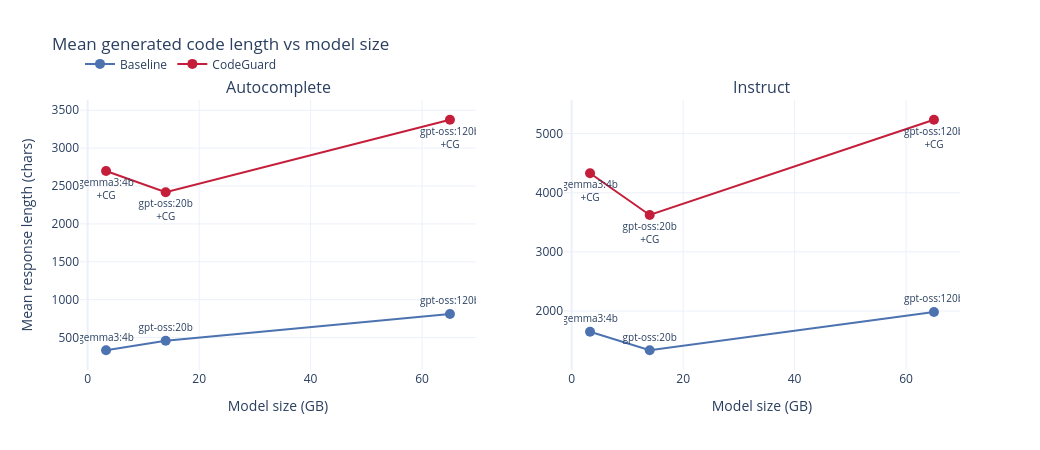

Source (notebook cell):
### Code cell
def plot_mean_output_length(length_df: pd.DataFrame) -> None:
    if length_df.empty:
        print("No response files found for length analysis.")
        return
    benchmarks = sorted(length_df["benchmark"].unique())
    fig = make_subplots(
        rows=1,
        cols=len(benchmarks),
        subplot_titles=[b.capitalize() for b in benchmarks],
    )

    for col, benchmark in enumerate(benchmarks, start=1):
        sub = length_df[length_df["benchmark"] == benchmark]
        for codeguard, label, color in [
            (False, "Baseline", COLOR_BASELINE),
            (True, "CodeGuard", COLOR_CODEGUARD),
        ]:
            part = sub[sub["codeguard"] == codeguard]
            _add_series(
                fig,
                part,
                "size_gb",
                "mean_response_chars",
                name=label,
                color=color,
                row=1,
                col=col,
                codeguard=codeguard,
            )

    _finalize_subplots(
        fig,
        title="Mean generated code length vs model size",
        y_title="Mean response length (chars)",
        subplot_titles=[b.capitalize() for b in benchmarks],
    )


plot_mean_output_length(length_df)

### Figure 1 — Plotly figure (JSON) as saved in the notebook; plotly's stock layout.template omitted (floating-point values rounded to 4 significant figures)
{"data": [{"hovertemplate": "Baseline<br>%{text}<br>size=%{x:.1f} GB<br>value=%{y:.2f}<extra></extra>", "legendgroup": "Baseline", "line": {"color": "#4C72B0", "width": 2}, "marker": {"color": "#4C72B0", "size": 10, "symbol": "circle"}, "mode": "lines+markers+text", "name": "Baseline", "showlegend": true, "text": ["gemma3:4b", "gpt-oss:20b", "gpt-oss:120b"], "textfont": {"size": 10}, "textposition": "top center", "type": "scatter", "x": [3.3, 14.0, 65.0], "xaxis": "x", "y": [333.3, 458.6, 812.0], "yaxis": "y"}, {"hovertemplate": "CodeGuard<br>%{text}<br>size=%{x:.1f} GB<br>value=%{y:.2f}<extra></extra>", "legendgroup": "CodeGuard", "line": {"color": "#C41E3A", "width": 2}, "marker": {"color": "#C41E3A", "size": 10, "symbol": "circle"}, "mode": "lines+markers+text", "name": "CodeGuard", "showlegend": true, "text": ["gemma3:4b<br>+CG", "gpt-oss:20b<br>+CG", "gpt-oss:120b<br>+CG"], "textfont": {"size": 10}, "textposition": "bottom center", "type": "scatter", "x": [3.3, 14.0, 65.0], "xaxis": "x", "y": [2698.0, 2418.0, 3374.0], "yaxis": "y"}, {"hovertemplate": "Baseline<br>%{text}<br>size=%{x:.1f} GB<br>value=%{y:.2f}<extra></extra>", "legendgroup": "Baseline", "line": {"color": "#4C72B0", "width": 2}, "marker": {"color": "#4C72B0", "size": 10, "symbol": "circle"}, "mode": "lines+markers+text", "name": "Baseline", "showlegend": false, "text": ["gemma3:4b", "gpt-oss:20b", "gpt-oss:120b"], "textfont": {"size": 10}, "textposition": "top center", "type": "scatter", "x": [3.3, 14.0, 65.0], "xaxis": "x2", "y": [1648.0, 1337.0, 1982.0], "yaxis": "y2"}, {"hovertemplate": "CodeGuard<br>%{text}<br>size=%{x:.1f} GB<br>value=%{y:.2f}<extra></extra>", "legendgroup": "CodeGuard", "line": {"color": "#C41E3A", "width": 2}, "marker": {"color": "#C41E3A", "size": 10, "symbol": "circle"}, "mode": "lines+markers+text", "name": "CodeGuard", "showlegend": false, "text": ["gemma3:4b<br>+CG", "gpt-oss:20b<br>+CG", "gpt-oss:120b<br>+CG"], "textfont": {"size": 10}, "textposition": "bottom center", "type": "scatter", "x": [3.3, 14.0, 65.0], "xaxis": "x2", "y": [4330.0, 3624.0, 5235.0], "yaxis": "y2"}], "layout": {"annotations": [{"font": {"size": 16}, "showarrow": false, "text": "Autocomplete", "x": 0.225, "xanchor": "center", "xref": "paper", "y": 1, "yanchor": "bottom", "yref": "paper"}, {"font": {"size": 16}, "showarrow": false, "text": "Instruct", "x": 0.775, "xanchor": "center", "xref": "paper", "y": 1, "yanchor": "bottom", "yref": "paper"}], "height": 450, "legend": {"orientation": "h", "x": 0, "y": 1.08, "yanchor": "bottom"}, "title": {"text": "Mean generated code length vs model size"}, "width": 1040, "xaxis": {"anchor": "y", "domain": [0, 0.45], "showgrid": true, "title": {"text": "Model size (GB)"}, "type": "linear"}, "xaxis2": {"anchor": "y2", "domain": [0.55, 1], "showgrid": true, "title": {"text": "Model size (GB)"}, "type": "linear"}, "yaxis": {"anchor": "x", "domain": [0, 1], "showgrid": true, "title": {"text": "Mean response length (chars)"}, "type": "linear"}, "yaxis2": {"anchor": "x2", "domain": [0, 1], "showgrid": true, "title": {"text": ""}, "type": "linear"}}}
